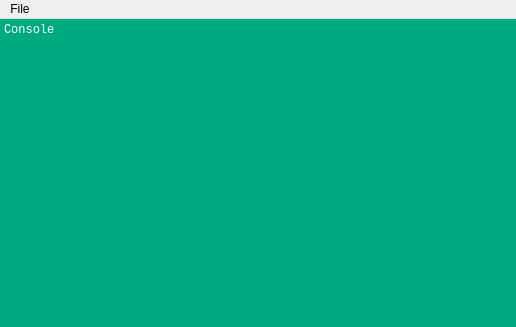
<?xml version="1.0" encoding="UTF-8"?>
<ui version="4.0">
 <class>mainWindow</class>
 <widget class="QMainWindow" name="mainWindow">
  <property name="geometry">
   <rect>
    <x>0</x>
    <y>0</y>
    <width>516</width>
    <height>327</height>
   </rect>
  </property>
  <property name="baseSize">
   <size>
    <width>0</width>
    <height>0</height>
   </size>
  </property>
  <property name="windowTitle">
   <string>VeraGrid</string>
  </property>
  <property name="windowIcon">
   <iconset resource="icons.qrc">
    <normaloff>:/Program icon/VeraGrid_icon.png</normaloff>:/Program icon/VeraGrid_icon.png</iconset>
  </property>
  <property name="iconSize">
   <size>
    <width>24</width>
    <height>24</height>
   </size>
  </property>
  <property name="documentMode">
   <bool>false</bool>
  </property>
  <property name="tabShape">
   <enum>QTabWidget::Rounded</enum>
  </property>
  <property name="unifiedTitleAndToolBarOnMac">
   <bool>false</bool>
  </property>
  <widget class="QWidget" name="centralwidget">
   <layout class="QVBoxLayout" name="verticalLayout">
    <property name="leftMargin">
     <number>0</number>
    </property>
    <property name="topMargin">
     <number>0</number>
    </property>
    <property name="rightMargin">
     <number>0</number>
    </property>
    <property name="bottomMargin">
     <number>0</number>
    </property>
    <item>
     <widget class="QPlainTextEdit" name="plainTextEdit">
      <property name="palette">
       <palette>
        <active>
         <colorrole role="Text">
          <brush brushstyle="SolidPattern">
           <color alpha="255">
            <red>255</red>
            <green>255</green>
            <blue>255</blue>
           </color>
          </brush>
         </colorrole>
         <colorrole role="Base">
          <brush brushstyle="SolidPattern">
           <color alpha="255">
            <red>0</red>
            <green>170</green>
            <blue>127</blue>
           </color>
          </brush>
         </colorrole>
         <colorrole role="PlaceholderText">
          <brush brushstyle="SolidPattern">
           <color alpha="128">
            <red>255</red>
            <green>255</green>
            <blue>255</blue>
           </color>
          </brush>
         </colorrole>
        </active>
        <inactive>
         <colorrole role="Text">
          <brush brushstyle="SolidPattern">
           <color alpha="255">
            <red>255</red>
            <green>255</green>
            <blue>255</blue>
           </color>
          </brush>
         </colorrole>
         <colorrole role="Base">
          <brush brushstyle="SolidPattern">
           <color alpha="255">
            <red>0</red>
            <green>170</green>
            <blue>127</blue>
           </color>
          </brush>
         </colorrole>
         <colorrole role="PlaceholderText">
          <brush brushstyle="SolidPattern">
           <color alpha="128">
            <red>255</red>
            <green>255</green>
            <blue>255</blue>
           </color>
          </brush>
         </colorrole>
        </inactive>
        <disabled>
         <colorrole role="Text">
          <brush brushstyle="SolidPattern">
           <color alpha="255">
            <red>120</red>
            <green>120</green>
            <blue>120</blue>
           </color>
          </brush>
         </colorrole>
         <colorrole role="Base">
          <brush brushstyle="SolidPattern">
           <color alpha="255">
            <red>240</red>
            <green>240</green>
            <blue>240</blue>
           </color>
          </brush>
         </colorrole>
         <colorrole role="PlaceholderText">
          <brush brushstyle="SolidPattern">
           <color alpha="128">
            <red>0</red>
            <green>0</green>
            <blue>0</blue>
           </color>
          </brush>
         </colorrole>
        </disabled>
       </palette>
      </property>
      <property name="font">
       <font>
        <family>Consolas</family>
       </font>
      </property>
      <property name="frameShape">
       <enum>QFrame::NoFrame</enum>
      </property>
      <property name="documentTitle">
       <string>Logger</string>
      </property>
      <property name="readOnly">
       <bool>true</bool>
      </property>
      <property name="plainText">
       <string notr="true">Console</string>
      </property>
      <property name="placeholderText">
       <string>&gt;</string>
      </property>
     </widget>
    </item>
   </layout>
  </widget>
  <widget class="QMenuBar" name="menuBar">
   <property name="geometry">
    <rect>
     <x>0</x>
     <y>0</y>
     <width>516</width>
     <height>21</height>
    </rect>
   </property>
   <widget class="QMenu" name="menuSave">
    <property name="title">
     <string>File</string>
    </property>
    <addaction name="actionSave"/>
   </widget>
   <addaction name="menuSave"/>
  </widget>
  <action name="actionSave">
   <property name="icon">
    <iconset resource="icons.qrc">
     <normaloff>:/Icons/icons/savec.png</normaloff>:/Icons/icons/savec.png</iconset>
   </property>
   <property name="text">
    <string>Save</string>
   </property>
   <property name="shortcut">
    <string>Ctrl+S, Ctrl+S</string>
   </property>
  </action>
 </widget>
 <resources>
  <include location="icons.qrc"/>
 </resources>
 <connections/>
</ui>
